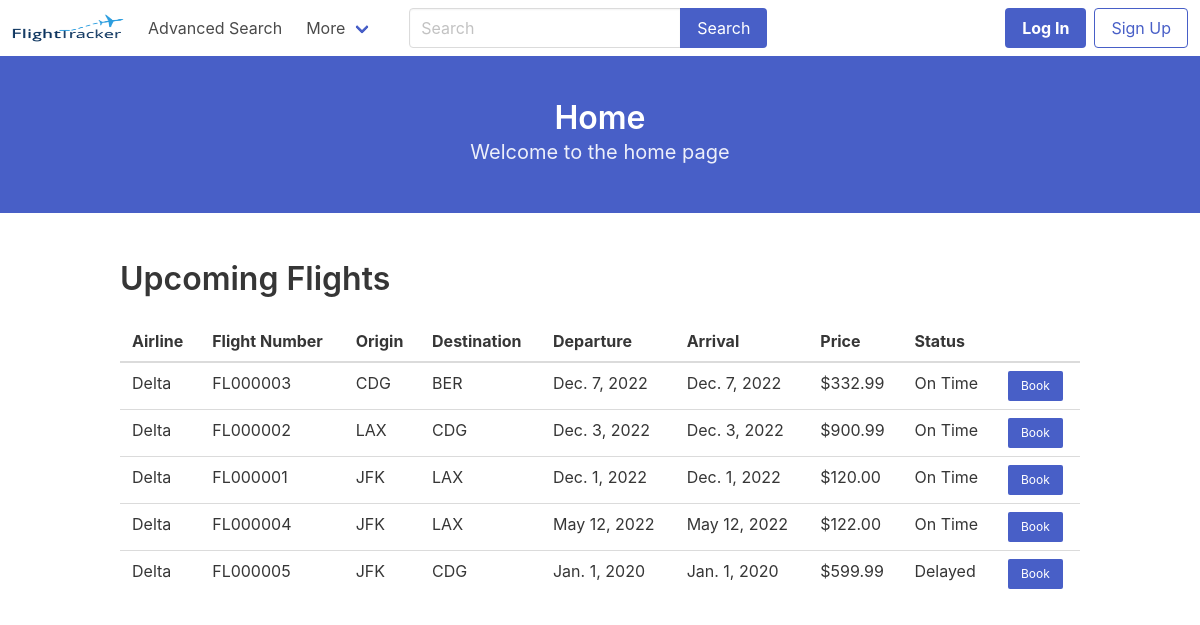
The page / on the database its author committed.
### website/models.py (models this page shows)
class Flight(models.Model):
    airline = models.ForeignKey(Airline, on_delete=models.CASCADE)
    flight_number = models.CharField(max_length=30, primary_key=True)
    base_price = models.DecimalField(max_digits=10, decimal_places=2)
    airplane = models.ForeignKey(Airplane, on_delete=models.CASCADE)
    departure_airport = models.ForeignKey(Airport, on_delete=models.CASCADE, related_name='departure_airport')
    arrival_airport = models.ForeignKey(Airport, on_delete=models.CASCADE, related_name='arrival_airport')
    departure_date = models.DateTimeField()
    arrival_date = models.DateTimeField()
    status = models.CharField(max_length=30)
    class Meta:
        unique_together = (('airline', 'flight_number'),)

class Airline(models.Model):
    name = models.CharField(max_length=30, primary_key=True)

class Airport(models.Model):
    name = models.CharField(max_length=30, primary_key=True)
    city = models.CharField(max_length=30)
    country = models.CharField(max_length=2)
    airport_type = models.CharField(max_length=30)

### website/views.py (the view, shortened to what this page needs)
# urls.py: path('', views.index, name='index'),
def index(request):
    context = {}
    context['title'] = 'Home'
    context['subtitle'] = 'Welcome to the home page'
    context['flights'] = [
        ]
    for flight in Flight.objects.raw('SELECT * FROM website_flight ORDER BY departure_date DESC'):
        context['flights'].append({
            'airline': flight.airline.name,
            'flight_no': flight.flight_number,
            'origin': flight.departure_airport.name,
            'destination': flight.arrival_airport.name,
            'departure': flight.departure_date.date(),
            'arrival': flight.arrival_date.date(),
            'price': flight.base_price,
            'status': flight.status,
        })
    return render(request, 'website/index.html', context)

### website/templates/website/index.html (shortened to what this page needs)
{% extends "website/base.html" %}
{% block content %}
    <h1 class="title">Upcoming Flights</h1>
    {% if flights %}
        <table class="table is-fullwidth">
            <thead>
                <tr>
                    <th>Airline</th>
                    <th>Flight Number</th>
                    <th>Origin</th>
                    <th>Destination</th>
                    <th>Departure</th>
                    <th>Arrival</th>
                    <th>Price</th>
                    <th>Status</th>
                    <th></th>
                </tr>
            </thead>
            <tbody>
                {% for flight in flights %}
                    <tr>
                        <td>{{ flight.airline }}</td>
                        <td>{{ flight.flight_no }}</td>
                        <td>{{ flight.origin }}</td>
                        <td>{{ flight.destination }}</td>
                        <td>{{ flight.departure }}</td>
                        <td>{{ flight.arrival }}</td>
                        <td>${{ flight.price }}</td>
                        <td>{{ flight.status }}</td>
                        <td>
                            <form action="/purchase_tickets" method="get">
                                <button class="button is-link is-small" type="submit">Book</button>
                            </form>
                        </td>
                    </tr>
                {% endfor %}
            </tbody>
        </table>
    {% else %}
        <p>No flights found.</p>
    {% endif %}
{% endblock %}

### rows shown on the page
Flight: airline "Delta", flight_no "FL000003", origin "CDG", destination "BER", departure "Dec. 7, 2022", arrival "Dec. 7, 2022", price "332.99", status "On Time"
Flight: airline "Delta", flight_no "FL000002", origin "LAX", destination "CDG", departure "Dec. 3, 2022", arrival "Dec. 3, 2022", price "900.99", status "On Time"
Flight: airline "Delta", flight_no "FL000001", origin "JFK", destination "LAX", departure "Dec. 1, 2022", arrival "Dec. 1, 2022", price "120.00", status "On Time"
Flight: airline "Delta", flight_no "FL000004", origin "JFK", destination "LAX", departure "May 12, 2022", arrival "May 12, 2022", price "122.00", status "On Time"
Flight: airline "Delta", flight_no "FL000005", origin "JFK", destination "CDG", departure "Jan. 1, 2020", arrival "Jan. 1, 2020", price "599.99", status "Delayed"

### other values the page prints
{{ title }} "Home"
{{ subtitle }} "Welcome to the home page"
